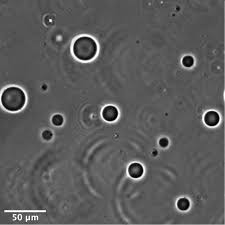
#> input picture images/otsu.jpg, 225 x 225 px, found by its file name
$ python global_threshold.py
#> lines starting #> are read from the running program, lines starting #| are printed output that depends on the picture; after the words box and inside, x2 and y2 are one past the last pixel; in counts of white or black regions, pixels touching at a corner belong together; long printed decimals are rounded
import numpy as np
import matplotlib.pyplot as plt
import cv2 as cv

def threshold(img, thres):
    gray = img.copy()
    gray[gray < thres] = 0
    gray[gray > thres] = 255
    return gray

def find_global_threshold(gray, thres):
    T0 = np.mean(gray)
    T = T0
    while True:
        g_1 = gray[gray > T0]
        g_2 = gray[gray <= T0]
        m_1 = np.mean(g_1)
        m_2 = np.mean(g_2)
        T = (m_1 + m_2) / 2
        delta_T = np.abs(T - T0)
        T0 = T
        if delta_T > thres:
            break
    return T

file = 'E:\\Workspace\\LEARN\\NLU\\DIP\\images\\otsu.jpg'

img = cv.imread(file, 0)
#> img is the input picture: shape (225, 225); min 0, max 255, mean 92
thres = find_global_threshold(img, 0.01)
#> in find_global_threshold, `T0 = np.mean(gray)`: T0 = 92
#> the loop in find_global_threshold, `while True:` made 1 pass
#> (m_1, m_2, T, delta_T, T0) on pass 1: (110.1, 83.21, 96.67, 4.68, 96.67)
#> thres = 96.67
print(thres)
#| 96.675
res = threshold(img, thres)
#> in threshold, `gray[gray < thres] = 0`:
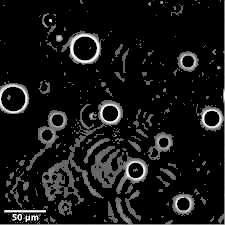
#> gray: shape (225, 225); min 0, max 255, mean 21.9
#> in threshold, `gray[gray > thres] = 255`:
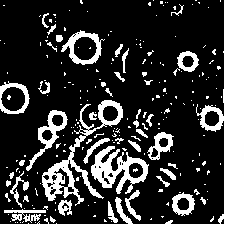
#> gray: shape (225, 225); 17.6% white; 230 white regions (186 under 20 px), largest, box (x1, y1, x2, y2) and area: (42, 100, 123, 206) 1637, (91, 146, 149, 194) 1204, (0, 0, 225, 225) 1021

cv.imshow('original', img)
cv.imshow('global', res)

cv.waitKey(0)
cv.destroyAllWindows()
